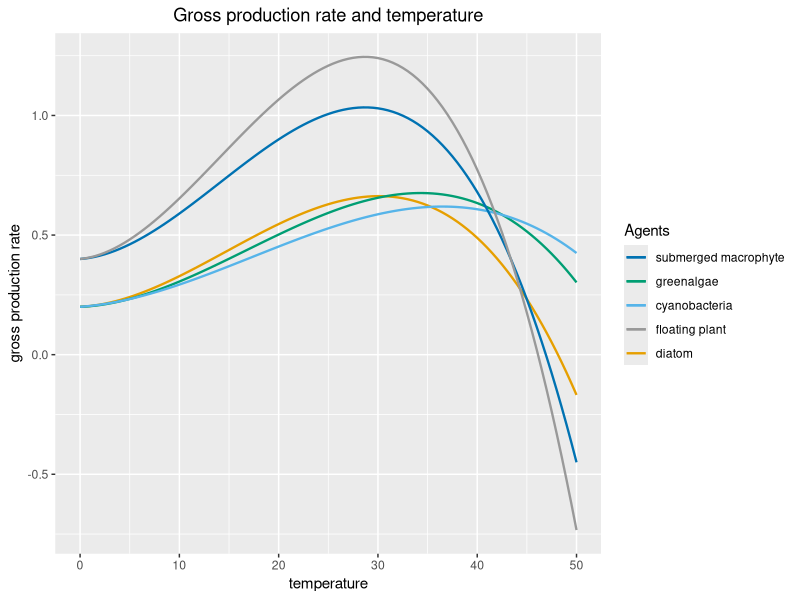

R code for this plot:
## draw plots of functions
install.packages("tidyverse")
library("tidyverse")
library("ggplot2")

# provide dummy dataset
p <- ggplot(data = data.frame (x = 0), mapping = aes(x = x))

# put in your function after function(x)
fun.1 <- function(x) 0.2 + 0.002 * (x + 0.7 * x ^ 2 - x ^ 3 / 63 )
fun.2 <- function(x) 0.2 + 0.0016 * (x + 0.7 * x ^ 2 - x ^ 3 / 72 )
fun.3 <- function(x) 0.2 + 0.003 * (x + 0.26 * x ^ 2 - x ^ 3 / 200 )
fun.4 <- function(x) 0.4 + 0.003 * (x + 0.7 * x ^ 2 - x ^ 3 / 60 )
fun.5 <- function(x) 0.4 + 0.004 * (x + 0.7 * x ^ 2 - x ^ 3 / 60 )

#Plot multiple functions
v <- p + 
  geom_path( size = 0.8, aes(colour = "#E69F00"),stat="function", fun = fun.1, show.legend = TRUE)+
  geom_path( size = 0.8, aes(colour = "#009E73"), stat="function", fun = fun.2) +
  geom_path( size = 0.8, aes(colour = "#56B4E9"), stat="function", fun = fun.3) +
  geom_path( size = 0.8, aes(colour = "#0072B2"), stat="function", fun = fun.4) +
  geom_path (size = 0.8, aes(colour = "#999999"), stat="function", fun = fun.5) +
  scale_x_continuous(limits = c(0, 50) ) +
scale_colour_identity("Agents", guide="legend" , labels = c("submerged macrophyte","greenalgae","cyanobacteria","floating plant","diatom"))
print ( v + ggtitle("Gross production rate and temperature") + theme (plot.title = element_text(hjust = 0.5)) + xlab("temperature") + ylab("gross production rate")) 

